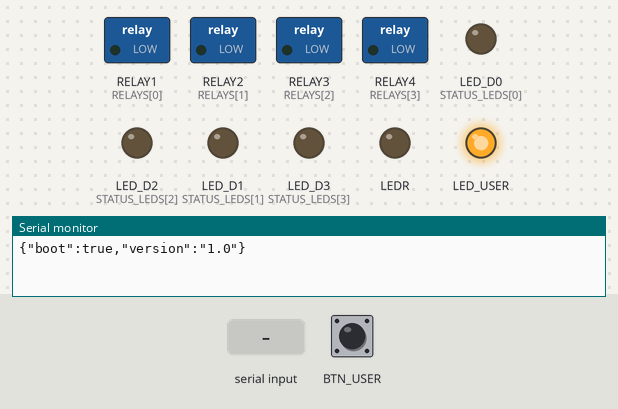
Bench run of a sketch on a simulated Arduino Opta. Parts: switched loads named in the sketch (green lamp = pin HIGH), output pins drawn as LEDs (lit = HIGH), the last lines printed to the serial monitor. The inputs (shaded band) are chosen by the test bench; at power-on: BTN_USER HIGH (analog values on the 0–4095 scale).

Above: at 1.2 s.
1.3 s: "SET_LED_R 90\n" received over Serial
At 2.2 s:
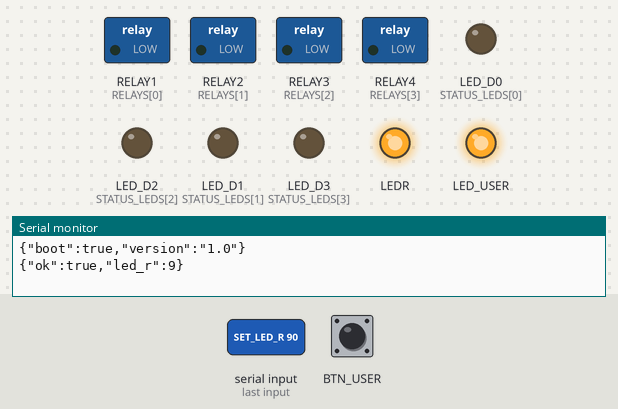
2.8 s: BTN_USER pulled LOW for 0.15 s
At 3.3 s:
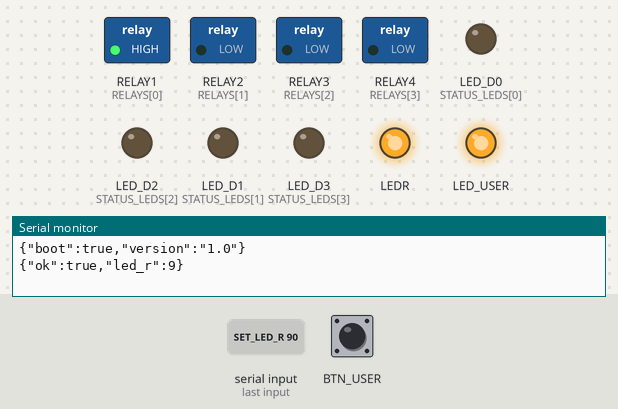
4.4 s: BTN_USER pulled LOW for 1 s
At 5.7 s:
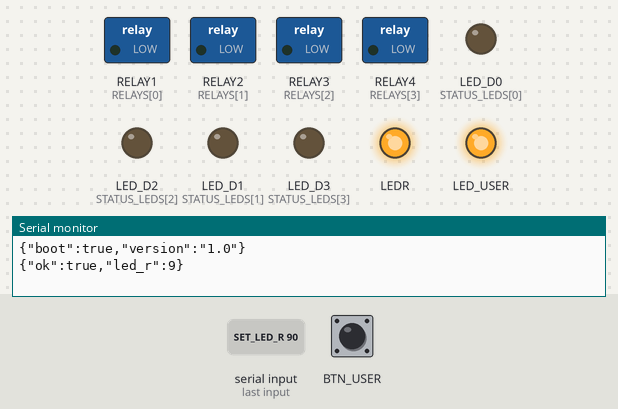
6.9 s: BTN_USER pulled LOW for 3.2 s
At 7.6 s:
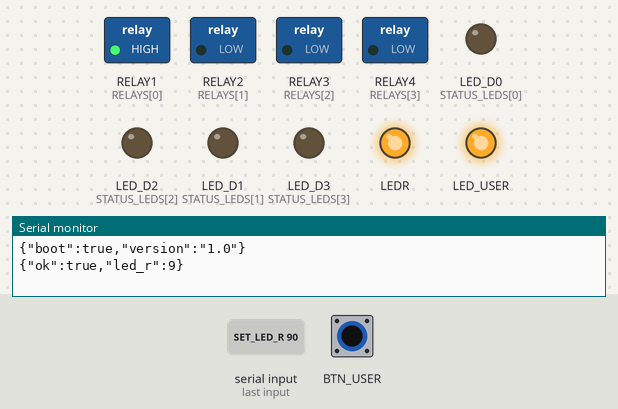
Timing chart, 0 to 9.9 s (numbered marks = the images above; inputs shaded):
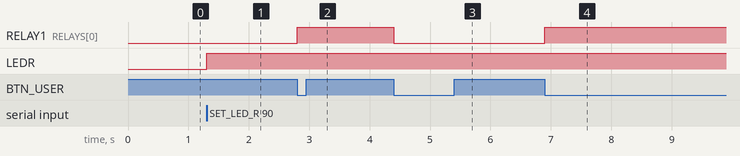

The sketch:

Test_serial.ino
```cpp
/*
 * Arduino Opta - VISA Serial Demo
 * LabVIEW HMI via USB-C (VISA)
 *
 * Conexion: cable USB-C al puerto USB del Opta
 * En LabVIEW: VISA Resource = "COMx::INSTR"
 * Baud rate: 115200, 8N1
 *
 * Mismo protocolo de comandos que la version TCP:
 *   GET_STATUS\n
 *   SET_RELAY n v\n
 *   TOGGLE_RELAY n\n
 *   SET_ALL_RELAYS v\n
 *   SET_LED_STATUS n v\n
 *   SET_LED_USER v\n
 *   SET_LED_R v\n
 */

#include <Arduino.h>

const int INPUTS[8]      = {A0, A1, A2, A3, A4, A5, A6, A7};
const int RELAYS[4]      = {RELAY1, RELAY2, RELAY3, RELAY4};
const int STATUS_LEDS[4] = {LED_D0, LED_D1, LED_D2, LED_D3};

bool relay_state[4] = {false, false, false, false};
bool led_status[4]  = {false, false, false, false};
bool led_user_state = false;
bool led_r_state    = false;

void apply_relays() {
    for (int i = 0; i < 4; i++)
        digitalWrite(RELAYS[i], relay_state[i] ? HIGH : LOW);
}

void apply_leds() {
    for (int i = 0; i < 4; i++)
        digitalWrite(STATUS_LEDS[i], led_status[i] ? HIGH : LOW);
    digitalWrite(LED_USER, led_user_state ? HIGH : LOW);
    digitalWrite(LEDR,     led_r_state    ? HIGH : LOW);
}

String build_status_json() {
    String j = "{\"inputs_v\":[";
    for (int i = 0; i < 8; i++) {
        float v = analogRead(INPUTS[i]) * (10.0f / 4095.0f);
        j += String(v, 2);
        if (i < 7) j += ",";
    }
    j += "],\"inputs_raw\":[";
    for (int i = 0; i < 8; i++) {
        j += String(analogRead(INPUTS[i]));
        if (i < 7) j += ",";
    }
    j += "],\"relays\":[";
    for (int i = 0; i < 4; i++) {
        j += relay_state[i] ? "true" : "false";
        if (i < 3) j += ",";
    }
    j += "],\"leds_status\":[";
    for (int i = 0; i < 4; i++) {
        j += led_status[i] ? "true" : "false";
        if (i < 3) j += ",";
    }
    j += "],\"led_user\":";
    j += led_user_state ? "true" : "false";
    j += ",\"led_r\":";
    j += led_r_state ? "true" : "false";
    j += ",\"btn_user\":";
    j += (digitalRead(BTN_USER) == LOW) ? "true" : "false";
    j += "}";
    return j;
}

void process_command(const String& cmd) {
    if (cmd == "GET_STATUS") {
        Serial.println(build_status_json());
        return;
    }
    if (cmd.startsWith("SET_RELAY ")) {
        int n = cmd.charAt(10) - '0';
        int v = cmd.charAt(12) - '0';
        if (n >= 0 && n < 4) {
            relay_state[n] = (v != 0);
            apply_relays();
            Serial.println("{\"ok\":true,\"relay\":" + String(n) + ",\"val\":" + String(v) + "}");
        } else {
            Serial.println("{\"ok\":false,\"err\":\"range\"}");
        }
        return;
    }
    if (cmd.startsWith("TOGGLE_RELAY ")) {
        int n = cmd.charAt(13) - '0';
        if (n >= 0 && n < 4) {
            relay_state[n] = !relay_state[n];
            apply_relays();
            Serial.println("{\"ok\":true,\"relay\":" + String(n) + ",\"val\":" + String((int)relay_state[n]) + "}");
        }
        return;
    }
    if (cmd.startsWith("SET_ALL_RELAYS ")) {
        int v = cmd.charAt(15) - '0';
        for (int i = 0; i < 4; i++) relay_state[i] = (v != 0);
        apply_relays();
        Serial.println("{\"ok\":true,\"all_relays\":" + String(v) + "}");
        return;
    }
    if (cmd.startsWith("SET_LED_STATUS ")) {
        int n = cmd.charAt(15) - '0';
        int v = cmd.charAt(17) - '0';
        if (n >= 0 && n < 4) {
            led_status[n] = (v != 0);
            apply_leds();
            Serial.println("{\"ok\":true,\"led\":" + String(n) + ",\"val\":" + String(v) + "}");
        }
        return;
    }
    if (cmd.startsWith("SET_LED_USER ")) {
        int v = cmd.charAt(13) - '0';
        led_user_state = (v != 0);
        apply_leds();
        Serial.println("{\"ok\":true,\"led_user\":" + String(v) + "}");
        return;
    }
    if (cmd.startsWith("SET_LED_R ")) {
        int v = cmd.charAt(10) - '0';
        led_r_state = (v != 0);
        apply_leds();
        Serial.println("{\"ok\":true,\"led_r\":" + String(v) + "}");
        return;
    }
    Serial.println("{\"ok\":false,\"err\":\"unknown\"}");
}

void setup() {
    Serial.begin(115200);
    // Espera hasta 2s a que el host abra el puerto — no bloquea si no hay PC
    unsigned long t = millis();
    while (!Serial && millis() - t < 2000);

    analogReadResolution(12);

    for (int i = 0; i < 8; i++) pinMode(INPUTS[i], INPUT);
    for (int i = 0; i < 4; i++) {
        pinMode(RELAYS[i], OUTPUT);
        digitalWrite(RELAYS[i], LOW);
    }
    for (int i = 0; i < 4; i++) {
        pinMode(STATUS_LEDS[i], OUTPUT);
        digitalWrite(STATUS_LEDS[i], LOW);
    }
    pinMode(LED_USER, OUTPUT);
    pinMode(LEDR, OUTPUT);
    pinMode(BTN_USER, INPUT_PULLUP);

    digitalWrite(LEDR, LOW);
    digitalWrite(LED_USER, HIGH);
    led_user_state = true;

    // Mensaje de bienvenida — LabVIEW puede leerlo o ignorarlo
    Serial.println("{\"boot\":true,\"version\":\"1.0\"}");
}

String incoming = "";
bool btn_prev = true;

void loop() {
    // Leer comandos del Serial (VISA)
    while (Serial.available()) {
        char ch = Serial.read();
        if (ch == '\n') {
            incoming.trim();
            if (incoming.length() > 0) process_command(incoming);
            incoming = "";
        } else if (ch != '\r') {
            incoming += ch;
        }
    }

    // BTN_USER fisico: toggle relay D0
    bool btn_now = digitalRead(BTN_USER);
    if (btn_prev == HIGH && btn_now == LOW) {
        relay_state[0] = !relay_state[0];
        apply_relays();
        delay(50);
    }
    btn_prev = btn_now;
}
```

Measured:
- after the input at 1.3 s, LEDR: LOW → HIGH at once
- after the input at 2.8 s, RELAY1 (RELAYS[0]): LOW → HIGH at once
- after the input at 4.4 s, RELAY1 (RELAYS[0]): HIGH → LOW at once
- after the input at 6.9 s, RELAY1 (RELAYS[0]): LOW → HIGH at once
